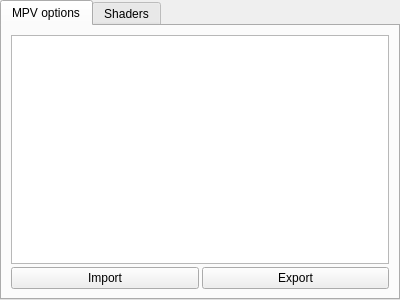
<?xml version="1.0" encoding="UTF-8"?>
<ui version="4.0">
 <class>PrefAdvanced</class>
 <widget class="QWidget" name="PrefAdvanced">
  <property name="geometry">
   <rect>
    <x>0</x>
    <y>0</y>
    <width>400</width>
    <height>300</height>
   </rect>
  </property>
  <property name="windowTitle">
   <string>Advanced</string>
  </property>
  <layout class="QHBoxLayout" name="horizontalLayout">
   <property name="spacing">
    <number>0</number>
   </property>
   <property name="leftMargin">
    <number>0</number>
   </property>
   <property name="topMargin">
    <number>0</number>
   </property>
   <property name="rightMargin">
    <number>0</number>
   </property>
   <property name="bottomMargin">
    <number>0</number>
   </property>
   <item>
    <widget class="QTabWidget" name="tabWidget">
     <property name="currentIndex">
      <number>0</number>
     </property>
     <widget class="QWidget" name="tab">
      <attribute name="title">
       <string>MPV options</string>
      </attribute>
      <layout class="QGridLayout" name="gridLayout">
       <property name="spacing">
        <number>3</number>
       </property>
       <item row="1" column="0">
        <widget class="QPushButton" name="pbImportOptions">
         <property name="text">
          <string>Import</string>
         </property>
        </widget>
       </item>
       <item row="1" column="1">
        <widget class="QPushButton" name="pbExportOptions">
         <property name="text">
          <string>Export</string>
         </property>
        </widget>
       </item>
       <item row="0" column="0" colspan="2">
        <widget class="QTableView" name="twMpvOptions"/>
       </item>
      </layout>
     </widget>
     <widget class="QWidget" name="tab_2">
      <attribute name="title">
       <string>Shaders</string>
      </attribute>
      <layout class="QGridLayout" name="gridLayout_2">
       <property name="spacing">
        <number>3</number>
       </property>
       <item row="0" column="0" colspan="2">
        <widget class="QTableView" name="twMpvOptions_2"/>
       </item>
       <item row="1" column="0">
        <widget class="QPushButton" name="pushButton_3">
         <property name="text">
          <string>Import</string>
         </property>
        </widget>
       </item>
       <item row="1" column="1">
        <widget class="QPushButton" name="pushButton_4">
         <property name="text">
          <string>Export</string>
         </property>
        </widget>
       </item>
      </layout>
     </widget>
    </widget>
   </item>
  </layout>
 </widget>
 <resources/>
 <connections/>
</ui>
